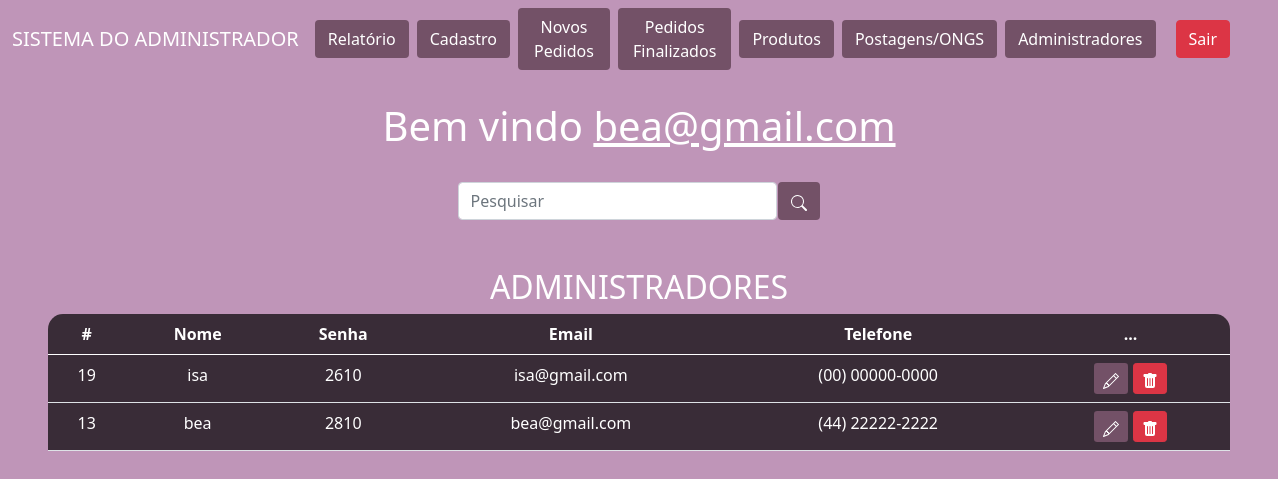
/sistema2.php (signed in), run on the app's committed database.
### tables this page shows
CREATE TABLE `adm` (
  `id` int(110) NOT NULL,
  `nome` varchar(110) NOT NULL,
  `email` varchar(110) NOT NULL,
  `senha` varchar(16) NOT NULL,
  `telefone` varchar(16) NOT NULL
);

### sistema2.php (the view, shortened to what this page needs)
<?php
    include_once('config.php');
    $logado = $_SESSION['email'];
    if(!empty($_GET['search']))
    {
        $data = $_GET['search'];
        $sql = "SELECT * FROM adm WHERE id LIKE '%$data%' or nome LIKE '%$data%' or email LIKE '%$data%' ORDER BY id DESC";
    }
    else
    {
        $sql = "SELECT * FROM adm ORDER BY id DESC";
    }
    $result = $conexao->query($sql);
?>
<!DOCTYPE html>
<html lang="en">
<head>
    <link href="https://cdn.jsdelivr.net/npm/bootstrap@5.0.2/dist/css/bootstrap.min.css" rel="stylesheet">
</head>
<body>
    <nav class="navbar navbar-expand-lg navbar-dark custom-navbar" >
        <div class="container-fluid">
            <a class="navbar-brand" href="#">SISTEMA DO ADMINISTRADOR</a>
            <a href="relatorio.php" class="btn btn-purple me-2">Relatório</a>
<a href="formulario.php" class="btn btn-purple me-2">Cadastro</a>
<a href="sistema.php" class="btn btn-purple me-2">Novos Pedidos</a>
<a href="usuariosexcluidos.php" class="btn btn-purple me-2">Pedidos Finalizados</a>
<a href="sistemaprodutos.php" class="btn btn-purple me-2">Produtos</a>
<a href="postagemongs.php" class="btn btn-purple me-2">Postagens/ONGS</a>
<a href="sistema2.php" class="btn btn-purple me-2">Administradores</a>
        </div>
        <div class="d-flex">
            <a href="sair.php" class="btn btn-danger me-5">Sair</a>
        </div>
    </nav>
    <br>
    <?php
        echo "<h1>Bem vindo <u>$logado</u></h1>";
    ?>
    <br>
    <div class="box-search">
        <input type="search" class="form-control w-25" placeholder="Pesquisar" id="pesquisar">
        <button onclick="searchData()" class="btn  btn-purple">
        </button>
    </div>
    <div class="m-5">
    <div class= 'pedidos'>
        <h2>ADMINISTRADORES<h2>
    </div>
        <table class="table text-white table-bg">
            <thead>
                <tr>
                    <th scope="col">#</th>
                    <th scope="col">Nome</th>
                    <th scope="col">Senha</th>
                    <th scope="col">Email</th>
                    <th scope="col">Telefone</th>
                    <th scope="col">...</th>
                </tr>
            </thead>
            <tbody>
                <?php
                    while($user_data = mysqli_fetch_assoc($result)) {
                        echo "<tr>";
                        echo "<td>".$user_data['id']."</td>";
                        echo "<td>".$user_data['nome']."</td>";
                        echo "<td>".$user_data['senha']."</td>";
                        echo "<td>".$user_data['email']."</td>";
                        echo "<td>".$user_data['telefone']."</td>";
                        echo "<td>
                        <a class='btn btn-sm  btn-purple' href='edit2.php?id=$user_data[id]' title='Editar'>
                            <svg xmlns='http://www.w3.org/2000/svg' width='16' height='16' fill='currentColor' class='bi bi-pencil' viewBox='0 0 16 16'>
                                <path d='M12.146.146a.5.5 0 0 1 .708 0l3 3a.5.5 0 0 1 0 .708l-10 10a.5.5 0 0 1-.168.11l-5 2a.5.5 0 0 1-.65-.65l2-5a.5.5 0 0 1 .11-.168l10-10zM11.207 2.5 13.5 4.793 14.793 3.5 12.5 1.207 11.207 2.5zm1.586 3L10.5 3.207 4 9.707V10h.5a.5.5 0 0 1 .5.5v.5h.5a.5.5 0 0 1 .5.5v.5h.293l6.5-6.5zm-9.761 5.175-.106.106-1.528 3.821 3.821-1.528.106-.106A.5.5 0 0 1 5 12.5V12h-.5a.5.5 0 0 1-.5-.5V11h-.5a.5.5 0 0 1-.468-.325z'/>
                            </svg>
                            </a>
                            <a class='btn btn-sm btn-danger' href='delete2.php?id=$user_data[id]' title='Deletar'>
                                <svg xmlns='http://www.w3.org/2000/svg' width='16' height='16' fill='currentColor' class='bi bi-trash-fill' viewBox='0 0 16 16'>
                                    <path d='M2.5 1a1 1 0 0 0-1 1v1a1 1 0 0 0 1 1H3v9a2 2 0 0 0 2 2h6a2 2 0 0 0 2-2V4h.5a1 1 0 0 0 1-1V2a1 1 0 0 0-1-1H10a1 1 0 0 0-1-1H7a1 1 0 0 0-1 1H2.5zm3 4a.5.5 0 0 1 .5.5v7a.5.5 0 0 1-1 0v-7a.5.5 0 0 1 .5-.5zM8 5a.5.5 0 0 1 .5.5v7a.5.5 0 0 1-1 0v-7A.5.5 0 0 1 8 5zm3 .5v7a.5.5 0 0 1-1 0v-7a.5.5 0 0 1 1 0z'/>
                                </svg>
                            </a>
                            </td>";
                        echo "</tr>";
                    }
                    ?>
            </tbody>
        </table>
    </div>
</body>
</html>

### sistema2.php (style rules this page uses)
body { background:#BF95B8; color: white; text-align: center; }
.table-bg { background-color: rgba(0, 0, 0, 0.7); border-radius: 15px 15px 0 0; }
.box-search { display: flex; justify-content: center; gap: .1%; }
.custom-navbar { background-color: #BF95B8 !important; }
.btn-purple { background-color: #735167; color: white; }

### data on the page
adm: id "19", nome "isa", senha "2610", email "isa@gmail.com", telefone "(00) 00000-0000"
adm: id "13", nome "bea", senha "2810", email "bea@gmail.com", telefone "(44) 22222-2222"

### other printed values
$logado "bea@gmail.com"
